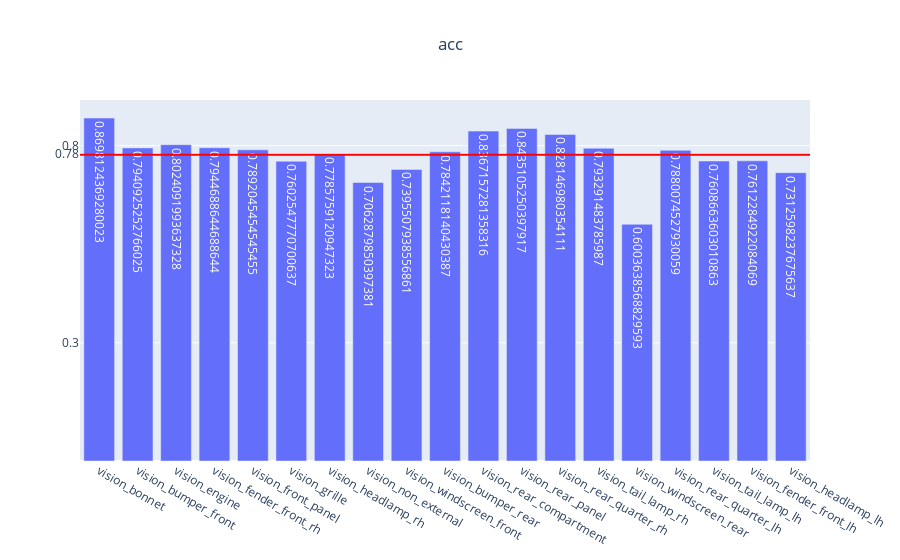

Notebook code cell kept with this figure:
### Code cell
genVisMulitlabel(partEvalMetrics, "acc")

### Figure 1 — Plotly figure (JSON) as saved in the notebook; plotly's stock layout.template omitted (floating-point values rounded to 4 significant figures)
{"data": [{"text": [0.8698, 0.7941, 0.8024, 0.7945, 0.7892, 0.7603, 0.7786, 0.7063, 0.7396, 0.7842, 0.8367, 0.8435, 0.8281, 0.7933, 0.6004, 0.788, 0.7609, 0.7612, 0.7313], "type": "bar", "x": ["vision_bonnet", "vision_bumper_front", "vision_engine", "vision_fender_front_rh", "vision_front_panel", "vision_grille", "vision_headlamp_rh", "vision_non_external", "vision_windscreen_front", "vision_bumper_rear", "vision_rear_compartment", "vision_rear_panel", "vision_rear_quarter_rh", "vision_tail_lamp_rh", "vision_windscreen_rear", "vision_rear_quarter_lh", "vision_tail_lamp_lh", "vision_fender_front_lh", "vision_headlamp_lh"], "y": [0.8698, 0.7941, 0.8024, 0.7945, 0.7892, 0.7603, 0.7786, 0.7063, 0.7396, 0.7842, 0.8367, 0.8435, 0.8281, 0.7933, 0.6004, 0.788, 0.7609, 0.7612, 0.7313]}], "layout": {"shapes": [{"line": {"color": "red", "width": 2}, "type": "line", "x0": 0, "x1": 1, "xref": "x domain", "y0": 0.777, "y1": 0.777, "yref": "y"}], "title": {"text": "acc", "x": 0.5}, "yaxis": {"tickmode": "array", "tickvals": ["0.78", 0.3, 0.8]}}}
